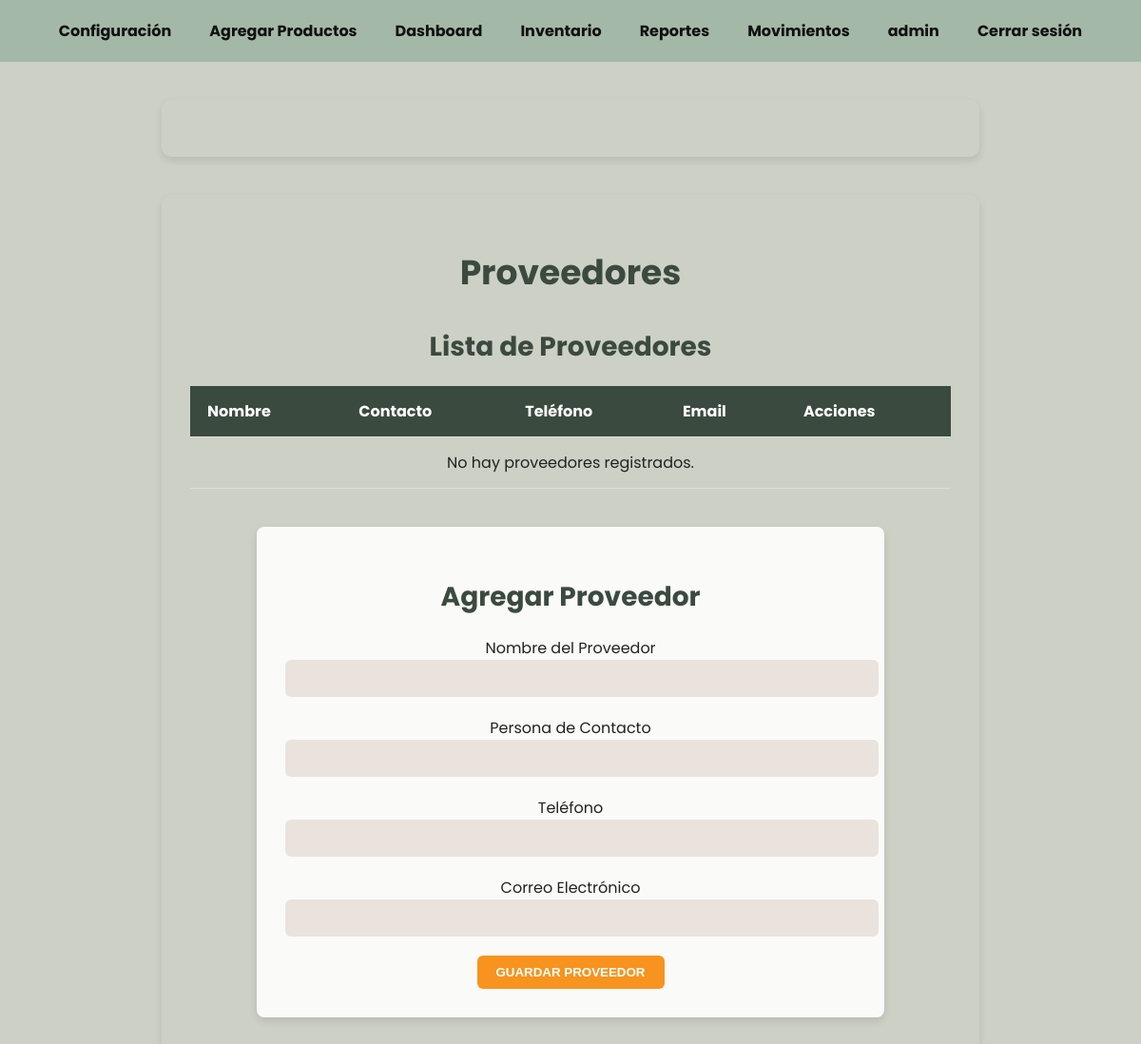
The app's page /proveedores/ (signed in), older data.
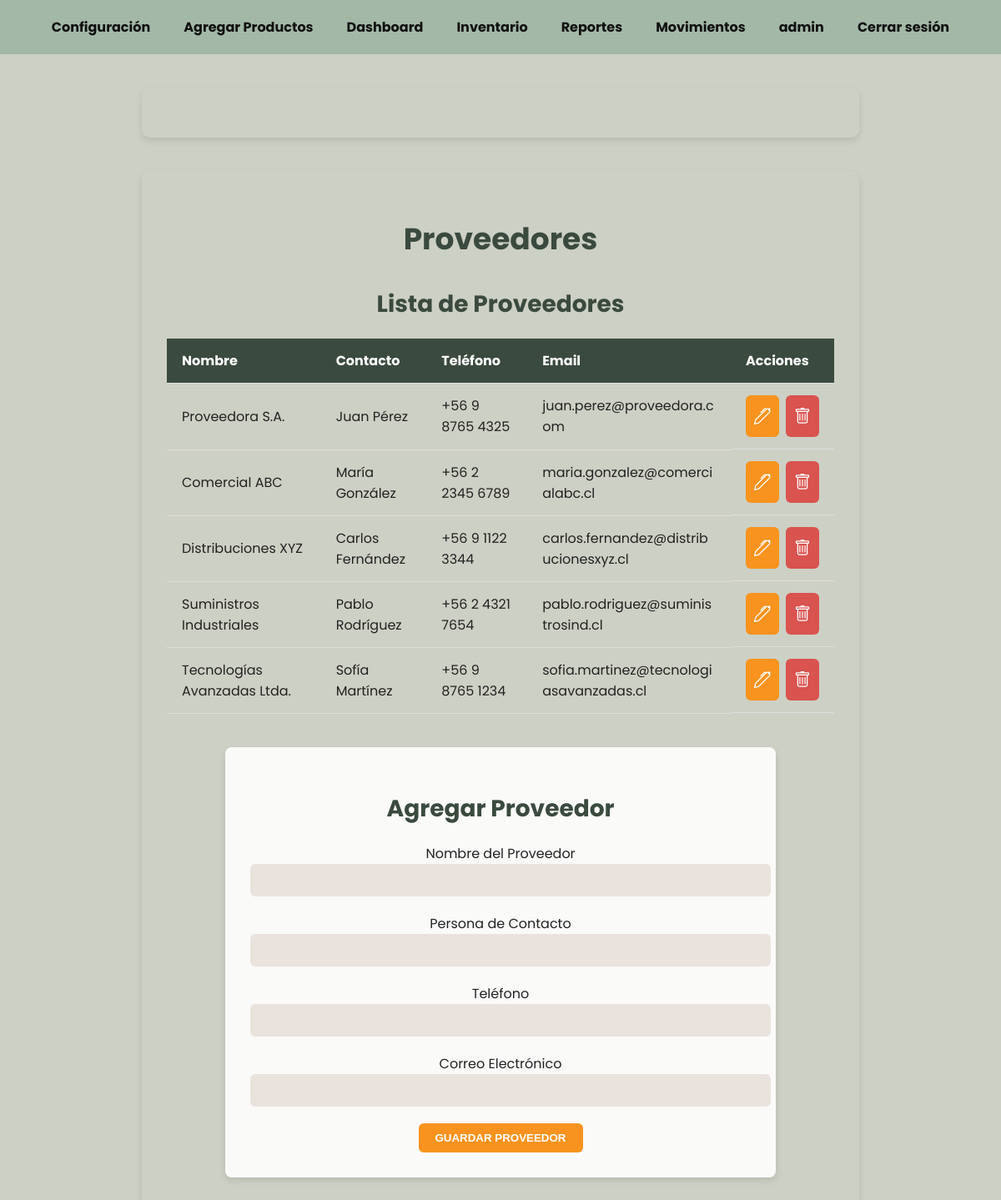
The same page, newer data.
### inventario_app/models.py (models this page shows, shortened)
class Proveedor(models.Model):
    nombre = models.CharField(max_length=255)
    contacto = models.CharField(max_length=255, blank=True, null=True)
    telefono = models.CharField(max_length=20, blank=True, null=True)
    email = models.EmailField(blank=True, null=True)

### inventario_app/views.py (the view, shortened to what this page needs)
# urls.py: path('proveedores/', views.proveedores_view, name='proveedores'),
@login_required
def proveedores_view(request):
    proveedores = Proveedor.objects.all()
    return render(request, 'inventario_app/proveedores.html', {'proveedores': proveedores})

### inventario_app/context_processors.py (called while the page is built)
def admin_check(request):
    print(f"Verificando usuario: {request.user.username}")  # Esto te confirmará que el context processor se ejecuta.
    if not request.user.is_authenticated:
        return {'es_admin': False}
    es_admin = request.user.groups.filter(name='Administrador').exists()
    print(es_admin)
    return {'es_admin': es_admin}

### inventario_app/templates/inventario_app/proveedores.html (shortened to what this page needs)
<!DOCTYPE html>
<html lang="es">
<head>
    <link href="https://cdn.jsdelivr.net/npm/bootstrap-icons/font/bootstrap-icons.css" rel="stylesheet">
</head>
<body>
{% include "inventario_app/navbar.html" %}
<div class="container">
  <h1>Proveedores</h1>
  <div class="table-container">
    <h2>Lista de Proveedores</h2>
    <table>
      <thead>
        <tr>
          <th>Nombre</th>
          <th>Contacto</th>
          <th>Teléfono</th>
          <th>Email</th>
          <th>Acciones</th>
        </tr>
      </thead>
      <tbody>
        {% for proveedor in proveedores %}
        <tr>
          <td>{{ proveedor.nombre }}</td>
          <td>{{ proveedor.contacto }}</td>
          <td>{{ proveedor.telefono }}</td>
          <td>{{ proveedor.email }}</td>
          <td style="display: flex; gap: 8px;">
            <a href="{% url 'editar_proveedor' proveedor.id %}" class="icon-button"><i class="bi bi-pen"></i></a>
            <a href="{% url 'eliminar_proveedor' proveedor.id %}" class="icon-button delete" onclick="return confirm('¿Estás seguro de eliminar este proveedor?');"><i class="bi bi-trash"></i></a>
          </td>
        </tr>
        {% empty %}
        <tr>
          <td colspan="5" style="text-align:center;">No hay proveedores registrados.</td>
        </tr>
        {% endfor %}
      </tbody>
    </table>
  </div>
  <div class="form-container">
    <h2>Agregar Proveedor</h2>
    <form method="POST">
      <label for="nombre">Nombre del Proveedor</label>
      <input type="text" name="nombre" id="nombre" required>
      <label for="contacto">Persona de Contacto</label>
      <input type="text" name="contacto" id="contacto" required>
      <label for="telefono">Teléfono</label>
      <input type="text" name="telefono" id="telefono" required>
      <label for="email">Correo Electrónico</label>
      <input type="email" name="email" id="email" required>
      <button type="submit">Guardar Proveedor</button>
    </form>
  </div>
</div>
</body>
</html>

### inventario_app/templates/inventario_app/navbar.html (shortened to what this page needs)
<!DOCTYPE html>
<html lang="es">
<head>
</head>
<body>
  <nav>
    {% if es_admin %}
        <a href="{% url 'configuracion' %}">Configuración</a>
        <a href="{% url 'registrar_producto' %}">Agregar Productos</a>
    {% endif %}
    {% if user.is_authenticated %}
    <a href="{% url 'dashboard' %}">Dashboard</a>
    <a href="{% url 'productos_inventario' %}">Inventario</a>
    <a href="{% url 'reportes' %}">Reportes</a>
    <a href="{% url 'movimientos' %}">Movimientos</a>
    <a href="">{{user.username}}</a>
    <a href="{% url 'logout' %}">Cerrar sesión</a>
    {% else %}
    <a href="{% url 'login' %}">Iniciar Sesión</a>
    {% endif %}
  </nav>
  <div class="container">
  </div>
</body>
</html>

### inventario_app/templates/inventario_app/proveedores.html (style rules this page uses)
body { margin: 0; font-family: 'Poppins', sans-serif; background-color: #f4f4f9; color: #333; }
nav { display: flex; justify-content: center; padding: 20px; gap: 40px; font-weight: bold; background-color: #3b4a3f; color: #fff; }
nav a { text-decoration: none; color: #fff; transition: color 0.3s ease; }
.container { max-width: 1200px; margin: 40px auto; padding: 30px; background-color: #fff; box-shadow: 0 4px 8px rgba(0, 0, 0, 0.1); border-radius: 10px; text-align: center; }
h1 { font-size: 36px; color: #3b4a3f; margin-bottom: 30px; }
h2 { font-size: 28px; color: #3b4a3f; margin-bottom: 20px; }
.table-container { width: 100%; margin-bottom: 40px; }
table { width: 100%; border-collapse: collapse; margin-top: 20px; }
th, td { padding: 14px 18px; text-align: left; border-bottom: 1px solid #ddd; vertical-align: middle; word-break: break-word; }
th { background-color: #3b4a3f; color: white; }
.form-container { max-width: 600px; margin: 40px auto; padding: 30px; background-color: rgba(255, 255, 255, 0.9); box-shadow: 0 4px 8px rgba(0, 0, 0, 0.1); border-radius: 8px; }
.form-container h2 { font-size: 28px; margin-bottom: 20px; color: #3b4a3f; }
input[type="text"], input[type="email"] { width: 100%; padding: 12px; margin-bottom: 20px; background-color: #eae3dd; border: none; font-weight: bold; text-transform: uppercase; border-radius: 6px; }
button { padding: 10px 20px; background-color: #f7931e; color: white; border: none; font-weight: bold; cursor: pointer; border-radius: 6px; text-transform: uppercase; }
.icon-button { font-size: 20px; padding: 10px; color: white; background-color: #f7931e; border-radius: 6px; cursor: pointer; transition: background-color 0.3s ease; }
.icon-button.delete { background-color: #d9534f; }

### inventario_app/templates/inventario_app/navbar.html (style rules this page uses)
body { margin: 0; font-family: 'Poppins', sans-serif; background-color: #cdd0c4; color: #222; }
nav { display: flex; justify-content: center; padding: 20px; gap: 40px; font-weight: bold; background-color: #a3b8a7; }
nav a { text-decoration: none; color: #111; transition: color 0.3s ease; }
.container { max-width: 800px; margin: 40px auto; padding: 30px; background-color: transparent; text-align: center; }

Row changes from the older to the newer data that the page shows:
added Proveedor: nombre "Proveedora S.A.", contacto "Juan Pérez", telefono "+56 9 8765 4325", email "juan.perez@proveedora.com"
added Proveedor: nombre "Comercial ABC", contacto "María González", telefono "+56 2 2345 6789", email "maria.gonzalez@comercialabc.cl"
added Proveedor: nombre "Distribuciones XYZ", contacto "Carlos Fernández", telefono "+56 9 1122 3344", email "carlos.fernandez@distribucionesxyz.cl"
added Proveedor: nombre "Suministros Industriales", contacto "Pablo Rodríguez", telefono "+56 2 4321 7654", email "pablo.rodriguez@suministrosind.cl"
added Proveedor: nombre "Tecnologías Avanzadas Ltda.", contacto "Sofía Martínez", telefono "+56 9 8765 1234", email "sofia.martinez@tecnologiasavanzadas.cl"
Text that changed along with them:
text no longer shown: "No hay proveedores registrados."
